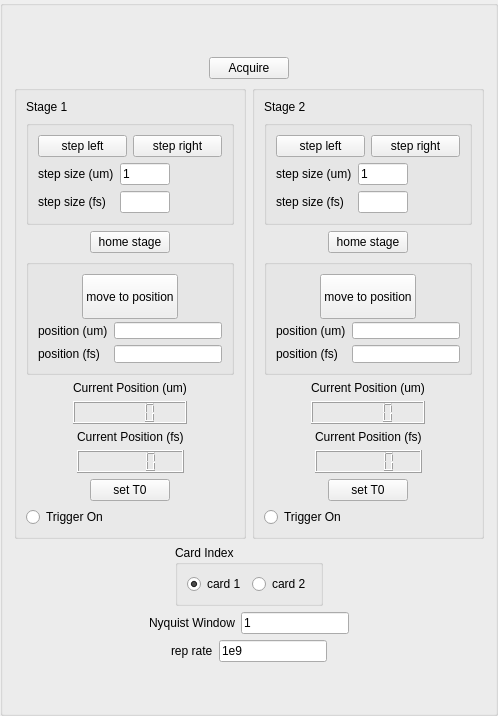
         <widget class="QGroupBox" name="groupBox">
          <property name="maximumSize">
           <size>
            <width>514</width>
            <height>16777215</height>
           </size>
          </property>
          <layout class="QVBoxLayout" name="verticalLayout_14">
           <item>
            <spacer name="verticalSpacer_12">
             <property name="orientation">
              <enum>Qt::Vertical</enum>
             </property>
             <property name="sizeHint" stdset="0">
              <size>
               <width>20</width>
               <height>40</height>
              </size>
             </property>
            </spacer>
           </item>
           <item>
            <layout class="QHBoxLayout" name="horizontalLayout_42">
             <item>
              <spacer name="horizontalSpacer_43">
               <property name="orientation">
                <enum>Qt::Horizontal</enum>
               </property>
               <property name="sizeHint" stdset="0">
                <size>
                 <width>40</width>
                 <height>20</height>
                </size>
               </property>
              </spacer>
             </item>
             <item>
              <widget class="QPushButton" name="btn_acquire_pt_scn">
               <property name="text">
                <string>Acquire</string>
               </property>
              </widget>
             </item>
             <item>
              <spacer name="horizontalSpacer_44">
               <property name="orientation">
                <enum>Qt::Horizontal</enum>
               </property>
               <property name="sizeHint" stdset="0">
                <size>
                 <width>40</width>
                 <height>20</height>
                </size>
               </property>
              </spacer>
             </item>
            </layout>
           </item>
           <item>
            <layout class="QHBoxLayout" name="horizontalLayout_23">
             <item>
              <widget class="QGroupBox" name="groupBox_16">
               <property name="maximumSize">
                <size>
                 <width>243</width>
                 <height>454</height>
                </size>
               </property>
               <layout class="QVBoxLayout" name="verticalLayout_12">
                <item>
                 <widget class="QLabel" name="label_13">
                  <property name="text">
                   <string>Stage 1</string>
                  </property>
                 </widget>
                </item>
                <item>
                 <widget class="QGroupBox" name="groupBox_17">
                  <layout class="QVBoxLayout" name="verticalLayout_28">
                   <item>
                    <layout class="QHBoxLayout" name="horizontalLayout_43">
                     <item>
                      <widget class="QPushButton" name="btn_step_left_1">
                       <property name="text">
                        <string>step left</string>
                       </property>
                      </widget>
                     </item>
                     <item>
                      <widget class="QPushButton" name="btn_step_right_1">
                       <property name="text">
                        <string>step right</string>
                       </property>
                      </widget>
                     </item>
                    </layout>
                   </item>
                   <item>
                    <layout class="QFormLayout" name="formLayout_11">
                     <item row="0" column="0">
                      <widget class="QLabel" name="label_37">
                       <property name="text">
                        <string>step size (um)</string>
                       </property>
                      </widget>
                     </item>
                     <item row="0" column="1">
                      <widget class="QLineEdit" name="le_step_size_um_1">
                       <property name="maximumSize">
                        <size>
                         <width>50</width>
                         <height>16777215</height>
                        </size>
                       </property>
                       <property name="text">
                        <string>1</string>
                       </property>
                      </widget>
                     </item>
                     <item row="1" column="0">
                      <widget class="QLabel" name="label_38">
                       <property name="text">
                        <string>step size (fs)</string>
                       </property>
                      </widget>
                     </item>
                     <item row="1" column="1">
                      <widget class="QLineEdit" name="le_step_size_fs_1">
                       <property name="maximumSize">
                        <size>
                         <width>50</width>
                         <height>16777215</height>
                        </size>
                       </property>
                       <property name="text">
                        <string/>
                       </property>
                      </widget>
                     </item>
                    </layout>
                   </item>
                  </layout>
                 </widget>
                </item>
                <item>
                 <layout class="QHBoxLayout" name="horizontalLayout_44">
                  <item>
                   <spacer name="horizontalSpacer_45">
                    <property name="orientation">
                     <enum>Qt::Horizontal</enum>
                    </property>
                    <property name="sizeHint" stdset="0">
                     <size>
                      <width>40</width>
                      <height>20</height>
                     </size>
                    </property>
                   </spacer>
                  </item>
                  <item>
                   <widget class="QPushButton" name="btn_home_stage_1">
                    <property name="text">
                     <string>home stage</string>
                    </property>
                   </widget>
                  </item>
                  <item>
                   <spacer name="horizontalSpacer_46">
                    <property name="orientation">
                     <enum>Qt::Horizontal</enum>
                    </property>
                    <property name="sizeHint" stdset="0">
                     <size>
                      <width>40</width>
                      <height>20</height>
                     </size>
                    </property>
                   </spacer>
                  </item>
                 </layout>
                </item>
                <item>
                 <widget class="QGroupBox" name="groupBox_18">
                  <layout class="QVBoxLayout" name="verticalLayout_29">
                   <item>
                    <layout class="QHBoxLayout" name="horizontalLayout_45">
                     <item>
                      <spacer name="horizontalSpacer_47">
                       <property name="orientation">
                        <enum>Qt::Horizontal</enum>
                       </property>
                       <property name="sizeHint" stdset="0">
                        <size>
                         <width>40</width>
                         <height>20</height>
                        </size>
                       </property>
                      </spacer>
                     </item>
                     <item>
                      <widget class="QPushButton" name="btn_move_to_pos_1">
                       <property name="minimumSize">
                        <size>
                         <width>0</width>
                         <height>45</height>
                        </size>
                       </property>
                       <property name="text">
                        <string>move to position</string>
                       </property>
                      </widget>
                     </item>
                     <item>
                      <spacer name="horizontalSpacer_48">
                       <property name="orientation">
                        <enum>Qt::Horizontal</enum>
                       </property>
                       <property name="sizeHint" stdset="0">
                        <size>
                         <width>40</width>
                         <height>20</height>
                        </size>
                       </property>
                      </spacer>
                     </item>
                    </layout>
                   </item>
                   <item>
                    <layout class="QFormLayout" name="formLayout_12">
                     <item row="0" column="0">
                      <widget class="QLabel" name="label_39">
                       <property name="text">
                        <string>position (um)</string>
                       </property>
                      </widget>
                     </item>
                     <item row="0" column="1">
                      <widget class="QLineEdit" name="le_pos_um_1"/>
                     </item>
                     <item row="1" column="0">
                      <widget class="QLabel" name="label_40">
                       <property name="text">
                        <string>position (fs)</string>
                       </property>
                      </widget>
                     </item>
                     <item row="1" column="1">
                      <widget class="QLineEdit" name="le_pos_fs_1"/>
                     </item>
                    </layout>
                   </item>
                  </layout>
                 </widget>
                </item>
                <item>
                 <layout class="QHBoxLayout" name="horizontalLayout_46">
                  <item>
                   <spacer name="horizontalSpacer_49">
                    <property name="orientation">
                     <enum>Qt::Horizontal</enum>
                    </property>
                    <property name="sizeHint" stdset="0">
                     <size>
                      <width>40</width>
                      <height>20</height>
                     </size>
                    </property>
                   </spacer>
                  </item>
                  <item>
                   <layout class="QVBoxLayout" name="verticalLayout_30">
                    <item>
                     <widget class="QLabel" name="label_41">
                      <property name="text">
                       <string>Current Position (um)</string>
                      </property>
                     </widget>
                    </item>
                    <item>
                     <widget class="QLCDNumber" name="lcd_ptscn_pos_um_1"/>
                    </item>
                   </layout>
                  </item>
                  <item>
                   <spacer name="horizontalSpacer_50">
                    <property name="orientation">
                     <enum>Qt::Horizontal</enum>
                    </property>
                    <property name="sizeHint" stdset="0">
                     <size>
                      <width>40</width>
                      <height>20</height>
                     </size>
                    </property>
                   </spacer>
                  </item>
                 </layout>
                </item>
                <item>
                 <layout class="QHBoxLayout" name="horizontalLayout_47">
                  <item>
                   <spacer name="horizontalSpacer_51">
                    <property name="orientation">
                     <enum>Qt::Horizontal</enum>
                    </property>
                    <property name="sizeHint" stdset="0">
                     <size>
                      <width>40</width>
                      <height>20</height>
                     </size>
                    </property>
                   </spacer>
                  </item>
                  <item>
                   <layout class="QVBoxLayout" name="verticalLayout_31">
                    <item>
                     <widget class="QLabel" name="label_42">
                      <property name="text">
                       <string>Current Position (fs)</string>
                      </property>
                     </widget>
                    </item>
                    <item>
                     <widget class="QLCDNumber" name="lcd_ptscn_pos_fs_1"/>
                    </item>
                   </layout>
                  </item>
                  <item>
                   <spacer name="horizontalSpacer_52">
                    <property name="orientation">
                     <enum>Qt::Horizontal</enum>
                    </property>
                    <property name="sizeHint" stdset="0">
                     <size>
                      <width>40</width>
                      <height>20</height>
                     </size>
                    </property>
                   </spacer>
                  </item>
                 </layout>
                </item>
                <item>
                 <layout class="QHBoxLayout" name="horizontalLayout_48">
                  <item>
                   <spacer name="horizontalSpacer_53">
                    <property name="orientation">
                     <enum>Qt::Horizontal</enum>
                    </property>
                    <property name="sizeHint" stdset="0">
                     <size>
                      <width>40</width>
                      <height>20</height>
                     </size>
                    </property>
                   </spacer>
                  </item>
                  <item>
                   <widget class="QPushButton" name="btn_set_T0_1">
                    <property name="text">
                     <string>set T0</string>
                    </property>
                   </widget>
                  </item>
                  <item>
                   <spacer name="horizontalSpacer_54">
                    <property name="orientation">
                     <enum>Qt::Horizontal</enum>
                    </property>
                    <property name="sizeHint" stdset="0">
                     <size>
                      <width>40</width>
                      <height>20</height>
                     </size>
                    </property>
                   </spacer>
                  </item>
                 </layout>
                </item>
                <item>
                 <widget class="QRadioButton" name="radbtn_trigon_1">
                  <property name="text">
                   <string>Trigger On</string>
                  </property>
                 </widget>
                </item>
               </layout>
              </widget>
             </item>
             <item>
              <widget class="QGroupBox" name="groupBox_21">
               <property name="maximumSize">
                <size>
                 <width>243</width>
                 <height>454</height>
                </size>
               </property>
               <layout class="QVBoxLayout" name="verticalLayout_13">
                <item>
                 <widget class="QLabel" name="label_15">
                  <property name="text">
                   <string>Stage 2</string>
                  </property>
                 </widget>
                </item>
                <item>
                 <widget class="QGroupBox" name="groupBox_22">
                  <layout class="QVBoxLayout" name="verticalLayout_34">
                   <item>
                    <layout class="QHBoxLayout" name="horizontalLayout_49">
                     <item>
                      <widget class="QPushButton" name="btn_step_left_2">
                       <property name="text">
                        <string>step left</string>
                       </property>
                      </widget>
                     </item>
                     <item>
                      <widget class="QPushButton" name="btn_step_right_2">
                       <property name="text">
                        <string>step right</string>
                       </property>
                      </widget>
                     </item>
                    </layout>
                   </item>
                   <item>
                    <layout class="QFormLayout" name="formLayout_13">
                     <item row="0" column="0">
                      <widget class="QLabel" name="label_47">
                       <property name="text">
                        <string>step size (um)</string>
                       </property>
                      </widget>
                     </item>
                     <item row="0" column="1">
                      <widget class="QLineEdit" name="le_step_size_um_2">
                       <property name="maximumSize">
                        <size>
                         <width>50</width>
                         <height>16777215</height>
                        </size>
                       </property>
                       <property name="text">
                        <string>1</string>
                       </property>
                      </widget>
                     </item>
                     <item row="1" column="0">
                      <widget class="QLabel" name="label_48">
                       <property name="text">
                        <string>step size (fs)</string>
                       </property>
                      </widget>
                     </item>
                     <item row="1" column="1">
                      <widget class="QLineEdit" name="le_step_size_fs_2">
                       <property name="maximumSize">
                        <size>
                         <width>50</width>
                         <height>16777215</height>
                        </size>
                       </property>
                       <property name="text">
                        <string/>
                       </property>
                      </widget>
                     </item>
                    </layout>
                   </item>
                  </layout>
                 </widget>
                </item>
                <item>
                 <layout class="QHBoxLayout" name="horizontalLayout_51">
                  <item>
                   <spacer name="horizontalSpacer_56">
                    <property name="orientation">
                     <enum>Qt::Horizontal</enum>
                    </property>
                    <property name="sizeHint" stdset="0">
                     <size>
                      <width>40</width>
                      <height>20</height>
                     </size>
                    </property>
                   </spacer>
                  </item>
                  <item>
                   <widget class="QPushButton" name="btn_home_stage_2">
                    <property name="text">
                     <string>home stage</string>
                    </property>
                   </widget>
                  </item>
                  <item>
                   <spacer name="horizontalSpacer_57">
                    <property name="orientation">
                     <enum>Qt::Horizontal</enum>
                    </property>
                    <property name="sizeHint" stdset="0">
                     <size>
                      <width>40</width>
                      <height>20</height>
                     </size>
                    </property>
                   </spacer>
                  </item>
                 </layout>
                </item>
                <item>
                 <widget class="QGroupBox" name="groupBox_23">
                  <layout class="QVBoxLayout" name="verticalLayout_35">
                   <item>
                    <layout class="QHBoxLayout" name="horizontalLayout_52">
                     <item>
                      <spacer name="horizontalSpacer_58">
                       <property name="orientation">
                        <enum>Qt::Horizontal</enum>
                       </property>
                       <property name="sizeHint" stdset="0">
                        <size>
                         <width>40</width>
                         <height>20</height>
                        </size>
                       </property>
                      </spacer>
                     </item>
                     <item>
                      <widget class="QPushButton" name="btn_move_to_pos_2">
                       <property name="minimumSize">
                        <size>
                         <width>0</width>
                         <height>45</height>
                        </size>
                       </property>
                       <property name="text">
                        <string>move to position</string>
                       </property>
                      </widget>
                     </item>
                     <item>
                      <spacer name="horizontalSpacer_59">
                       <property name="orientation">
                        <enum>Qt::Horizontal</enum>
                       </property>
                       <property name="sizeHint" stdset="0">
                        <size>
                         <width>40</width>
                         <height>20</height>
                        </size>
                       </property>
                      </spacer>
                     </item>
                    </layout>
                   </item>
                   <item>
                    <layout class="QFormLayout" name="formLayout_14">
                     <item row="0" column="0">
                      <widget class="QLabel" name="label_49">
                       <property name="text">
                        <string>position (um)</string>
                       </property>
                      </widget>
                     </item>
                     <item row="0" column="1">
                      <widget class="QLineEdit" name="le_pos_um_2"/>
                     </item>
                     <item row="1" column="0">
                      <widget class="QLabel" name="label_50">
                       <property name="text">
                        <string>position (fs)</string>
                       </property>
                      </widget>
                     </item>
                     <item row="1" column="1">
                      <widget class="QLineEdit" name="le_pos_fs_2"/>
                     </item>
                    </layout>
                   </item>
                  </layout>
                 </widget>
                </item>
                <item>
                 <layout class="QHBoxLayout" name="horizontalLayout_53">
                  <item>
                   <spacer name="horizontalSpacer_60">
                    <property name="orientation">
                     <enum>Qt::Horizontal</enum>
                    </property>
                    <property name="sizeHint" stdset="0">
                     <size>
                      <width>40</width>
                      <height>20</height>
                     </size>
                    </property>
                   </spacer>
                  </item>
                  <item>
                   <layout class="QVBoxLayout" name="verticalLayout_36">
                    <item>
                     <widget class="QLabel" name="label_51">
                      <property name="text">
                       <string>Current Position (um)</string>
                      </property>
                     </widget>
                    </item>
                    <item>
                     <widget class="QLCDNumber" name="lcd_ptscn_pos_um_2"/>
                    </item>
                   </layout>
                  </item>
                  <item>
                   <spacer name="horizontalSpacer_61">
                    <property name="orientation">
                     <enum>Qt::Horizontal</enum>
                    </property>
                    <property name="sizeHint" stdset="0">
                     <size>
                      <width>40</width>
                      <height>20</height>
                     </size>
                    </property>
                   </spacer>
                  </item>
                 </layout>
                </item>
                <item>
                 <layout class="QHBoxLayout" name="horizontalLayout_54">
                  <item>
                   <spacer name="horizontalSpacer_62">
                    <property name="orientation">
                     <enum>Qt::Horizontal</enum>
                    </property>
                    <property name="sizeHint" stdset="0">
                     <size>
                      <width>40</width>
                      <height>20</height>
                     </size>
                    </property>
                   </spacer>
                  </item>
                  <item>
                   <layout class="QVBoxLayout" name="verticalLayout_37">
                    <item>
                     <widget class="QLabel" name="label_52">
                      <property name="text">
                       <string>Current Position (fs)</string>
                      </property>
                     </widget>
                    </item>
                    <item>
                     <widget class="QLCDNumber" name="lcd_ptscn_pos_fs_2"/>
                    </item>
                   </layout>
                  </item>
                  <item>
                   <spacer name="horizontalSpacer_63">
                    <property name="orientation">
                     <enum>Qt::Horizontal</enum>
                    </property>
                    <property name="sizeHint" stdset="0">
                     <size>
                      <width>40</width>
                      <height>20</height>
                     </size>
                    </property>
                   </spacer>
                  </item>
                 </layout>
                </item>
                <item>
                 <layout class="QHBoxLayout" name="horizontalLayout_55">
                  <item>
                   <spacer name="horizontalSpacer_64">
                    <property name="orientation">
                     <enum>Qt::Horizontal</enum>
                    </property>
                    <property name="sizeHint" stdset="0">
                     <size>
                      <width>40</width>
                      <height>20</height>
                     </size>
                    </property>
                   </spacer>
                  </item>
                  <item>
                   <widget class="QPushButton" name="btn_set_T0_2">
                    <property name="text">
                     <string>set T0</string>
                    </property>
                   </widget>
                  </item>
                  <item>
                   <spacer name="horizontalSpacer_65">
                    <property name="orientation">
                     <enum>Qt::Horizontal</enum>
                    </property>
                    <property name="sizeHint" stdset="0">
                     <size>
                      <width>40</width>
                      <height>20</height>
                     </size>
                    </property>
                   </spacer>
                  </item>
                 </layout>
                </item>
                <item>
                 <widget class="QRadioButton" name="radbtn_trigon_2">
                  <property name="text">
                   <string>Trigger On</string>
                  </property>
                 </widget>
                </item>
               </layout>
              </widget>
             </item>
            </layout>
           </item>
           <item>
            <layout class="QHBoxLayout" name="horizontalLayout_22">
             <item>
              <spacer name="horizontalSpacer_23">
               <property name="orientation">
                <enum>Qt::Horizontal</enum>
               </property>
               <property name="sizeHint" stdset="0">
                <size>
                 <width>40</width>
                 <height>20</height>
                </size>
               </property>
              </spacer>
             </item>
             <item>
              <widget class="QGroupBox" name="groupBox_20">
               <property name="title">
                <string>Card Index</string>
               </property>
               <layout class="QHBoxLayout" name="horizontalLayout_40">
                <item>
                 <widget class="QRadioButton" name="radbtn_card1">
                  <property name="text">
                   <string>card 1</string>
                  </property>
                  <property name="checked">
                   <bool>true</bool>
                  </property>
                 </widget>
                </item>
                <item>
                 <widget class="QRadioButton" name="radbtn_card2">
                  <property name="text">
                   <string>card 2</string>
                  </property>
                 </widget>
                </item>
               </layout>
              </widget>
             </item>
             <item>
              <spacer name="horizontalSpacer_24">
               <property name="orientation">
                <enum>Qt::Horizontal</enum>
               </property>
               <property name="sizeHint" stdset="0">
                <size>
                 <width>40</width>
                 <height>20</height>
                </size>
               </property>
              </spacer>
             </item>
            </layout>
           </item>
           <item>
            <layout class="QHBoxLayout" name="horizontalLayout_24">
             <item>
              <spacer name="horizontalSpacer_25">
               <property name="orientation">
                <enum>Qt::Horizontal</enum>
               </property>
               <property name="sizeHint" stdset="0">
                <size>
                 <width>40</width>
                 <height>20</height>
                </size>
               </property>
              </spacer>
             </item>
             <item>
              <layout class="QFormLayout" name="formLayout_5">
               <item row="0" column="0">
                <widget class="QLabel" name="label_16">
                 <property name="text">
                  <string>Nyquist Window</string>
                 </property>
                </widget>
               </item>
               <item row="0" column="1">
                <widget class="QLineEdit" name="le_nyq_window">
                 <property name="text">
                  <string>1</string>
                 </property>
                </widget>
               </item>
              </layout>
             </item>
             <item>
              <spacer name="horizontalSpacer_26">
               <property name="orientation">
                <enum>Qt::Horizontal</enum>
               </property>
               <property name="sizeHint" stdset="0">
                <size>
                 <width>40</width>
                 <height>20</height>
                </size>
               </property>
              </spacer>
             </item>
            </layout>
           </item>
           <item>
            <layout class="QHBoxLayout" name="horizontalLayout_25">
             <item>
              <spacer name="horizontalSpacer_27">
               <property name="orientation">
                <enum>Qt::Horizontal</enum>
               </property>
               <property name="sizeHint" stdset="0">
                <size>
                 <width>40</width>
                 <height>20</height>
                </size>
               </property>
              </spacer>
             </item>
             <item>
              <layout class="QFormLayout" name="formLayout_6">
               <item row="0" column="0">
                <widget class="QLabel" name="label_17">
                 <property name="text">
                  <string>rep rate</string>
                 </property>
                </widget>
               </item>
               <item row="0" column="1">
                <widget class="QLineEdit" name="le_frep">
                 <property name="text">
                  <string>1e9</string>
                 </property>
                </widget>
               </item>
              </layout>
             </item>
             <item>
              <spacer name="horizontalSpacer_28">
               <property name="orientation">
                <enum>Qt::Horizontal</enum>
               </property>
               <property name="sizeHint" stdset="0">
                <size>
                 <width>40</width>
                 <height>20</height>
                </size>
               </property>
              </spacer>
             </item>
            </layout>
           </item>
           <item>
            <spacer name="verticalSpacer_13">
             <property name="orientation">
              <enum>Qt::Vertical</enum>
             </property>
             <property name="sizeHint" stdset="0">
              <size>
               <width>20</width>
               <height>40</height>
              </size>
             </property>
            </spacer>
           </item>
          </layout>
         </widget>
